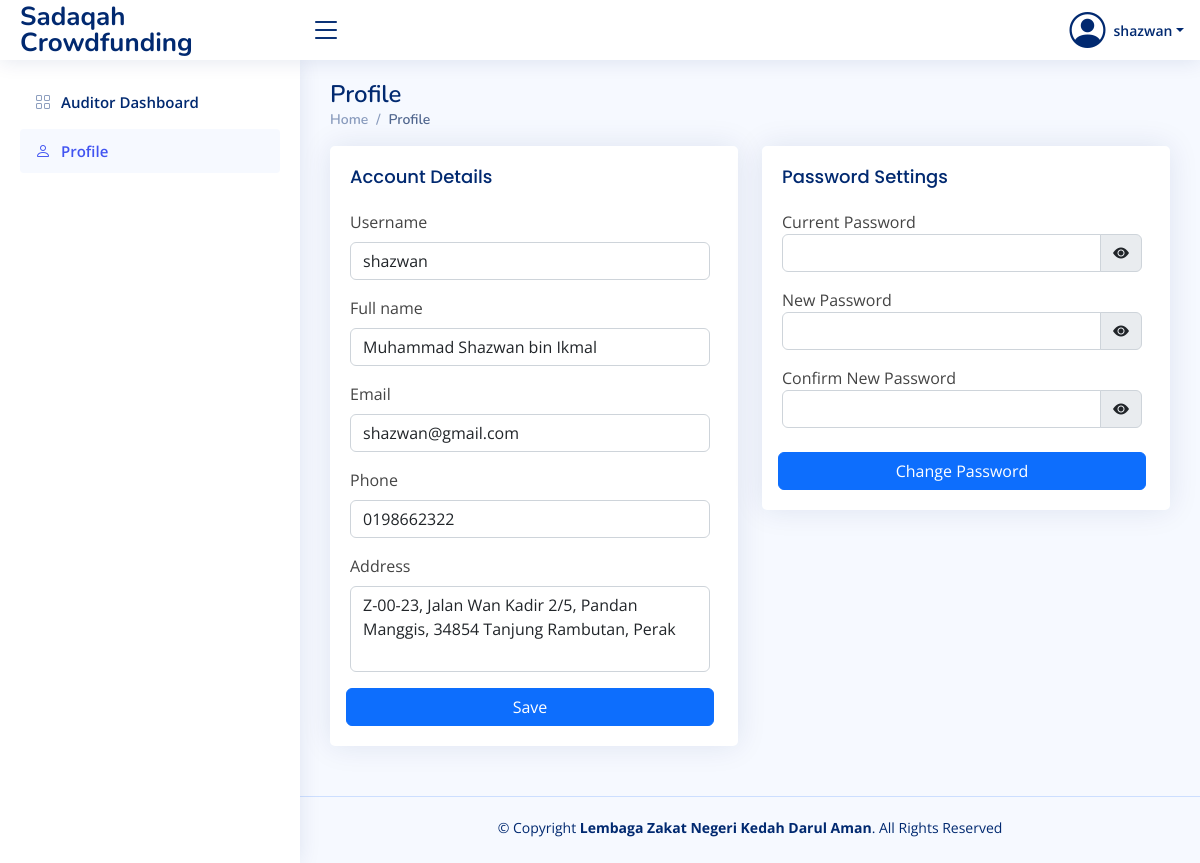
The page /php/auditor/auditor_edit_profile.php (signed in) on the database as committed earlier.
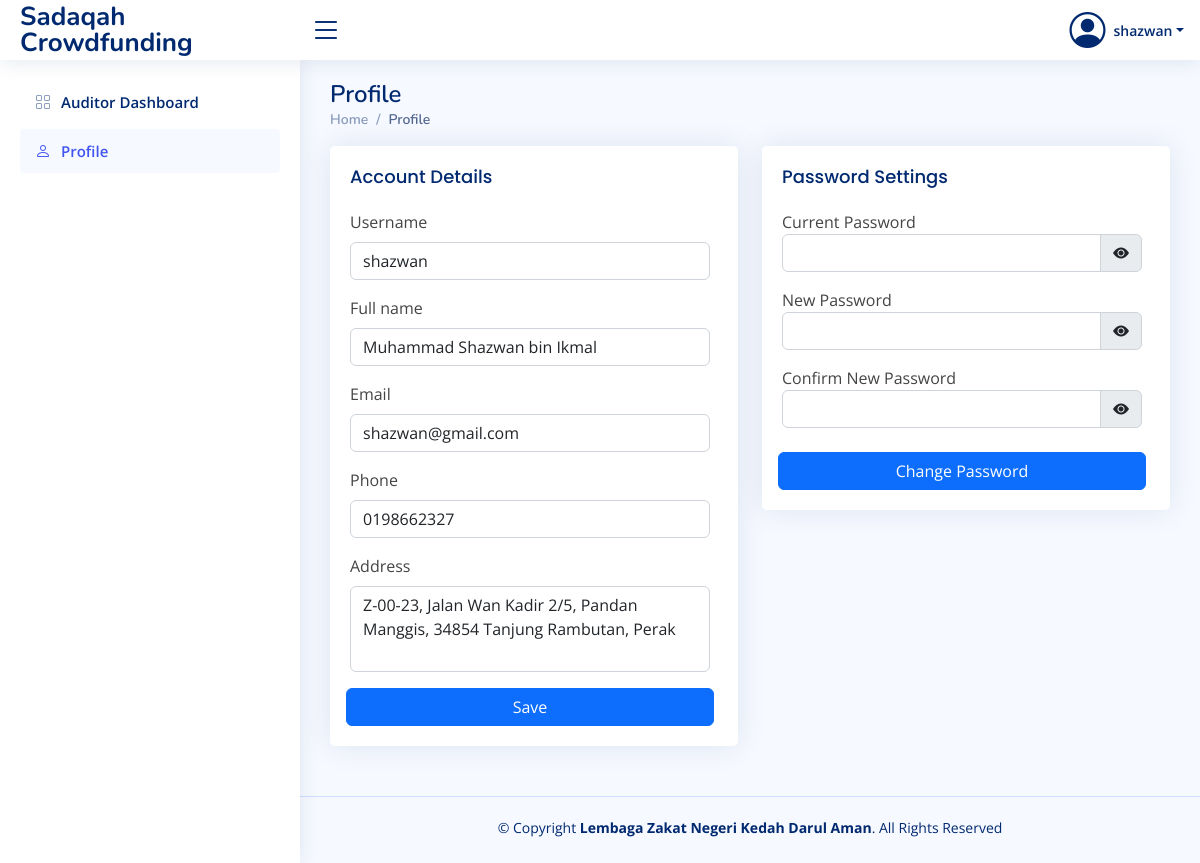
The same page on the database as committed later.
### tables this page shows
CREATE TABLE `user` (
  `user_id` int(11) NOT NULL,
  `user_username` varchar(50) NOT NULL,
  `user_password` varchar(100) NOT NULL,
  `user_name` varchar(100) NOT NULL,
  `user_email` varchar(100) NOT NULL,
  `user_phone` varchar(20) NOT NULL,
  `user_address` varchar(100) NOT NULL,
  `user_level` int(11) NOT NULL
);

### php/auditor/auditor_edit_profile.php (the view, shortened to what the changed rows need)
<!DOCTYPE html>
<html lang="en">
<head>
    <link href="https://cdn.jsdelivr.net/npm/bootstrap@5.2.2/dist/css/bootstrap.min.css" rel="stylesheet" />
    <link rel="stylesheet" href="https://cdn.jsdelivr.net/npm/bootstrap-icons@1.9.1/font/bootstrap-icons.css" />
    <link href="../style.css" rel="stylesheet" />
</head>
<body>
    <?php
    if (isset($_SESSION['user_id']) && $_SESSION['user_level'] == 2) {
        include_once '../dbcon.php';
        $query = "SELECT * FROM user WHERE user_id=?";
        $stmt = $con->prepare($query);
        $stmt->bind_param("i", $_SESSION['user_id']);
        $stmt->execute();
        $result = $stmt->get_result();
        $r = $result->fetch_assoc();
    } else {
        header("Location: ../user_logout.php");
    }
    ?>
    <header id="header" class="header fixed-top d-flex align-items-center">
        <nav class="header-nav ms-auto">
            <ul class="d-flex align-items-center">
                <li class="nav-item dropdown pe-3">
                    <a class="nav-link nav-profile d-flex align-items-center pe-0" href="#" data-bs-toggle="dropdown">
                        <i class="bi bi-person-circle" style="font-size: 36px"></i>
                        <span class="d-none d-md-block dropdown-toggle ps-2"><?php echo $r["user_username"]; ?></span>
                    </a>
                </li>
            </ul>
        </nav>
    </header>
    <main id="main" class="main">
        <div class="pagetitle">
            <h1>Profile</h1>
        </div>
        <section class="section">
            <div class="row">
                <div class="col-lg-6">
                    <div class="card">
                        <div class="card-body">
                            <form action="auditor_edit_profile_save.php" method="POST" class="row g-2 col-lg-12">
                                <div class="form-group mb-2">
                                    <label for="username" class="form-label">Username</label>
                                    <input type="text" id="username" name="username" class="form-control" placeholder="Input username" value="<?php echo $r['user_username'] ?>">
                                </div>
                                <div class="form-group mb-2">
                                    <label for="name" class="form-label">Full name</label>
                                    <input type="text" id="name" name="name" class="form-control" placeholder="Input name" value="<?php echo $r['user_name'] ?>">
                                </div>
                                <div class="form-group mb-2">
                                    <label for="email" class="form-label">Email</label>
                                    <input type="email" id="email" name="email" class="form-control" placeholder="Input email" value="<?php echo $r['user_email'] ?>">
                                </div>
                                <div class="form-group mb-2">
                                    <label for="phone" class="form-label">Phone</label>
                                    <input type="text" id="phone" name="phone" class="form-control" placeholder="Input phone" value="<?php echo $r['user_phone'] ?>">
                                </div>
                                <div class="form-group mb-2">
                                    <label for="address" class="form-label">Address</label>
                                    <textarea id="address" name="address" class="form-control" placeholder="Input address" rows="3"><?php echo $r['user_address'] ?></textarea>
                                </div>
                            </form>
                        </div>
                    </div>
                </div>
            </div>
        </section>
    </main>
</body>
</html>

Rows that differ between the two databases and show on the page:
changed user "shazwan": phone "0198662322" → "0198662327"
